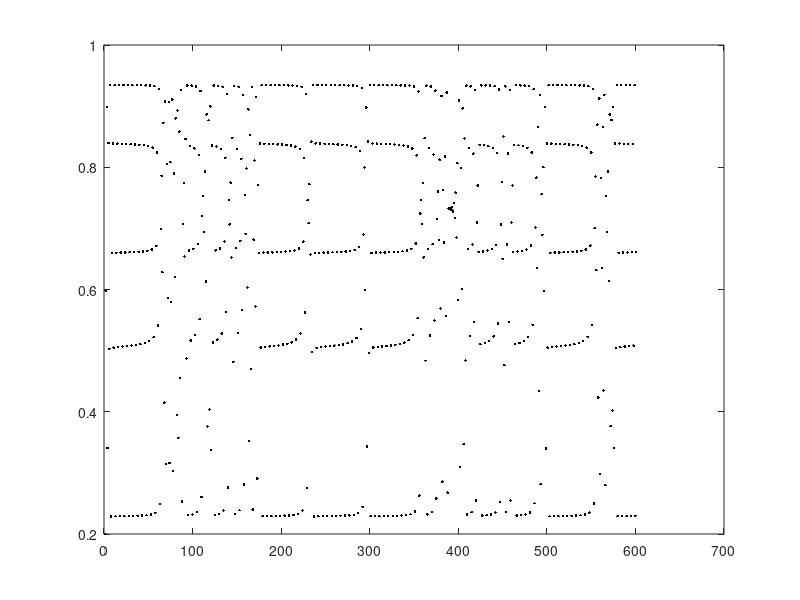

Source code (MATLAB):
y(1) = 0.2;
r = 3.738;                   
for k = 1:600                
 y(k+1) = r*y(k)*(1 - y(k));
end                          
plot(y, '.k') 
